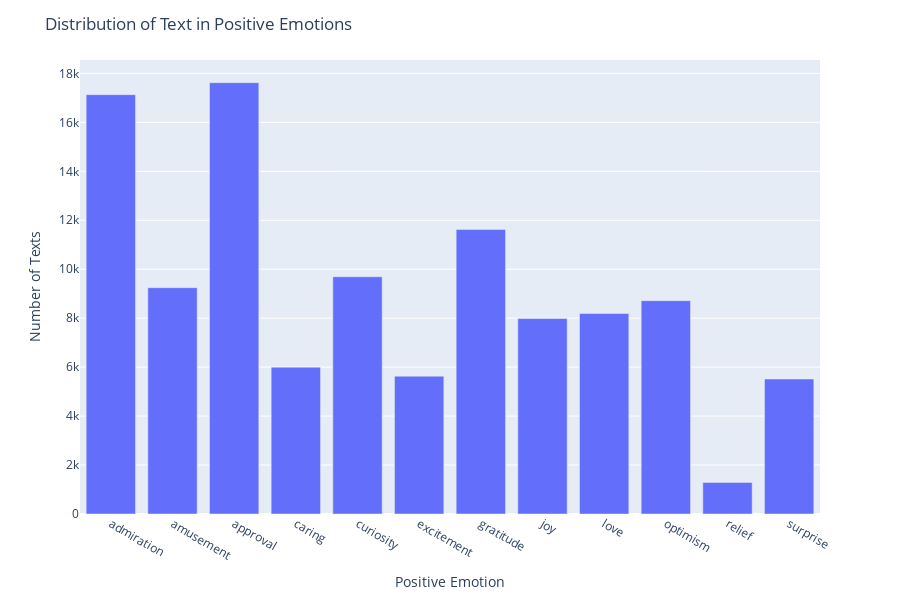

Source (notebook cell):
### Code cell
positive_counts = {}
for c in positive_emotions:
    positive_counts[c]  = positive_emotions[c].value_counts().to_dict()[1]

plt.figure(figsize = (10,10) )
fig = px.bar(x=list(positive_counts.keys()), y=list(positive_counts.values()))
fig.update_layout(title = 'Distribution of Text in Positive Emotions', height = 600, xaxis_title=" Positive Emotion", yaxis_title="Number of Texts")
fig.show()

### Figure 1 — Plotly figure (JSON) as saved in the notebook; plotly's stock layout.template omitted (floating-point values rounded to 4 significant figures)
{"data": [{"hovertemplate": "x=%{x}<br>y=%{y}<extra></extra>", "legendgroup": "", "marker": {"color": "#636efa", "pattern": {"shape": ""}}, "name": "", "orientation": "v", "showlegend": false, "textposition": "auto", "type": "bar", "x": ["admiration", "amusement", "approval", "caring", "curiosity", "excitement", "gratitude", "joy", "love", "optimism", "relief", "surprise"], "xaxis": "x", "y": [17131, 9245, 17620, 5999, 9692, 5629, 11625, 7983, 8191, 8715, 1289, 5514], "yaxis": "y"}], "layout": {"barmode": "relative", "height": 600, "legend": {"tracegroupgap": 0}, "margin": {"t": 60}, "title": {"text": "Distribution of Text in Positive Emotions"}, "xaxis": {"anchor": "y", "domain": [0, 1], "title": {"text": " Positive Emotion"}}, "yaxis": {"anchor": "x", "domain": [0, 1], "title": {"text": "Number of Texts"}}}}
